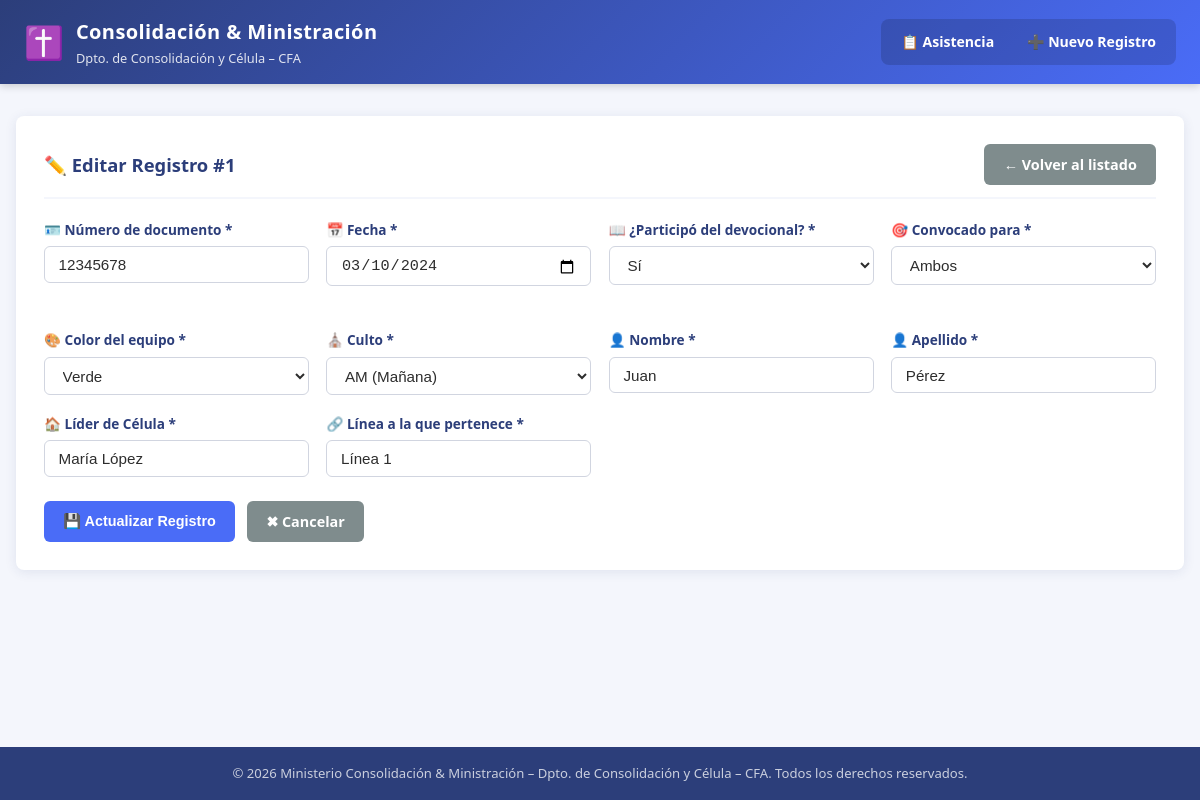
Screenshot of /editar.php?id=1 with the database file from the repository.
### tables this page shows
CREATE TABLE IF NOT EXISTS asistencia (
    id               INT AUTO_INCREMENT PRIMARY KEY,        
    numero_documento VARCHAR(20)  DEFAULT NULL,             
    fecha            DATE NOT NULL,                         
    devocional       ENUM('Sí','No') NOT NULL,              
    convocado        ENUM('Consolidar','Ministrar','Ambos') NOT NULL,  
    color_equipo     VARCHAR(50)  NOT NULL,                  
    culto            ENUM('AM','PM') NOT NULL,               
    nombre           VARCHAR(100) NOT NULL,                  
    apellido         VARCHAR(100) NOT NULL,                  
    lider_celula     VARCHAR(150) NOT NULL,                  
    linea            VARCHAR(150) NOT NULL,                  
    created_at       TIMESTAMP DEFAULT CURRENT_TIMESTAMP    
);

### editar.php (the view, shortened to what this page needs)
<?php
$id = filter_input(INPUT_GET, 'id', FILTER_VALIDATE_INT);
$errores = [];
$datos   = [];
try {
    $pdo = obtenerConexion();
    if ($_SERVER['REQUEST_METHOD'] === 'POST') {
        $datos = [
            'numero_documento' => trim($_POST['numero_documento'] ?? ''),
            'fecha'        => trim($_POST['fecha']        ?? ''),
            'devocional'   => trim($_POST['devocional']   ?? ''),
            'convocado'    => trim($_POST['convocado']    ?? ''),
            'color_equipo' => trim($_POST['color_equipo'] ?? ''),
            'culto'        => trim($_POST['culto']        ?? ''),
            'nombre'       => trim($_POST['nombre']       ?? ''),
            'apellido'     => trim($_POST['apellido']     ?? ''),
            'lider_celula' => trim($_POST['lider_celula'] ?? ''),
            'linea'        => trim($_POST['linea']        ?? ''),
        ];
        if ($datos['numero_documento'] === '') {
            $errores['numero_documento'] = 'El número de documento es obligatorio.';
        }
        if ($datos['fecha'] === '' || !preg_match('/^\d{4}-\d{2}-\d{2}$/', $datos['fecha'])) {
            $errores['fecha'] = 'La fecha es obligatoria y debe tener formato válido.';
        }
        if (!in_array($datos['devocional'], ['Sí', 'No'], true)) {
            $errores['devocional'] = 'Debe indicar si participó del devocional.';
        }
        if (!in_array($datos['convocado'], ['Consolidar', 'Ministrar', 'Ambos'], true)) {
            $errores['convocado'] = 'Debe seleccionar el propósito de la convocatoria.';
        }
        if ($datos['color_equipo'] === '') {
            $errores['color_equipo'] = 'El color del equipo es obligatorio.';
        }
        if (!in_array($datos['culto'], ['AM', 'PM'], true)) {
            $errores['culto'] = 'Debe seleccionar el turno del culto (AM o PM).';
        }
        if ($datos['nombre'] === '') {
            $errores['nombre'] = 'El nombre es obligatorio.';
        }
        if ($datos['apellido'] === '') {
            $errores['apellido'] = 'El apellido es obligatorio.';
        }
        if ($datos['lider_celula'] === '') {
            $errores['lider_celula'] = 'El líder de célula es obligatorio.';
        }
        if ($datos['linea'] === '') {
            $errores['linea'] = 'La línea es obligatoria.';
        }
        if (empty($errores)) {
            $sql = "UPDATE asistencia SET
                        numero_documento = :numero_documento,
                        fecha        = :fecha,
                        devocional   = :devocional,
                        convocado    = :convocado,
                        color_equipo = :color_equipo,
                        culto        = :culto,
                        nombre       = :nombre,
                        apellido     = :apellido,
                        lider_celula = :lider_celula,
                        linea        = :linea
                    WHERE id = :id";
            $stmt = $pdo->prepare($sql);
            $ejecutar = $datos;
            $ejecutar[':id'] = $id;
            $stmt->execute($ejecutar);
            header('Location: index.php?msg=' . urlencode('Registro actualizado exitosamente.') . '&tipo=exito');
            exit;
        }
    } else {
        $stmt = $pdo->prepare('SELECT * FROM asistencia WHERE id = :id');
        $stmt->execute([':id' => $id]);
        $datos = $stmt->fetch();
    }
} catch (PDOException $e) {
    error_log('Error de base de datos en editar.php: ' . $e->getMessage());
    die('<p style="color:red;padding:2rem">No se pudo procesar la solicitud. Por favor, contacte al administrador del sistema.</p>');
}
$coloresEquipo = ['Verde', 'Amarillo', 'Azul', 'Naranja'];
require_once 'includes/header.php';
?>
<div class="tarjeta">
    <div class="tarjeta__encabezado">
        <h2 class="tarjeta__titulo">✏️ Editar Registro #<?= (int)$id ?></h2>
        <a href="index.php" class="btn btn--secundario">← Volver al listado</a>
    </div>
    <form method="post" action="editar.php?id=<?= (int)$id ?>" novalidate>
        <div class="formulario__grid">
            <div class="formulario__grupo">
                <label for="numero_documento">🪪 Número de documento *</label>
                <input
                    type="text"
                    id="numero_documento"
                    name="numero_documento"
                    value="<?= htmlspecialchars($datos['numero_documento'] ?? '') ?>"
                    placeholder="Ingrese el número de documento"
                    maxlength="20"
                    required
                    aria-describedby="error-numero_documento"
                    autocomplete="off"
                >
                <span id="doc-hint" class="doc-hint"></span>
            </div>
            <div class="formulario__grupo">
                <label for="fecha">📅 Fecha *</label>
                <input
                    type="date"
                    id="fecha"
                    name="fecha"
                    value="<?= htmlspecialchars($datos['fecha']) ?>"
                    required
                >
            </div>
            <div class="formulario__grupo">
                <label for="devocional">📖 ¿Participó del devocional? *</label>
                <select id="devocional" name="devocional" required>
                    <option value="Sí"  <?= $datos['devocional'] === 'Sí'  ? 'selected' : '' ?>>Sí</option>
                </select>
            </div>
            <div class="formulario__grupo">
                <label for="convocado">🎯 Convocado para *</label>
                <select id="convocado" name="convocado" required>
                    <option value="Ambos"      <?= $datos['convocado'] === 'Ambos'      ? 'selected' : '' ?>>Ambos</option>
                </select>
            </div>
            <div class="formulario__grupo">
                <label for="color_equipo">🎨 Color del equipo *</label>
                <select id="color_equipo" name="color_equipo" required>
                    <?php foreach ($coloresEquipo as $color): ?>
                        <option value="<?= htmlspecialchars($color) ?>"
                            <?= $datos['color_equipo'] === $color ? 'selected' : '' ?>>
                            <?= htmlspecialchars($color) ?>
                        </option>
                    <?php endforeach; ?>
                </select>
            </div>
            <div class="formulario__grupo">
                <label for="culto">⛪ Culto *</label>
                <select id="culto" name="culto" required>
                    <option value="AM" <?= $datos['culto'] === 'AM' ? 'selected' : '' ?>>AM (Mañana)</option>
                </select>
            </div>
            <div class="formulario__grupo">
                <label for="nombre">👤 Nombre *</label>
                <input
                    type="text"
                    id="nombre"
                    name="nombre"
                    value="<?= htmlspecialchars($datos['nombre']) ?>"
                    maxlength="100"
                    required
                >
            </div>
            <div class="formulario__grupo">
                <label for="apellido">👤 Apellido *</label>
                <input
                    type="text"
                    id="apellido"
                    name="apellido"
                    value="<?= htmlspecialchars($datos['apellido']) ?>"
                    maxlength="100"
                    required
                >
            </div>
            <div class="formulario__grupo">
                <label for="lider_celula">🏠 Líder de Célula *</label>
                <input
                    type="text"
                    id="lider_celula"
                    name="lider_celula"
                    value="<?= htmlspecialchars($datos['lider_celula']) ?>"
                    maxlength="150"
                    required
                >
            </div>
            <div class="formulario__grupo">
                <label for="linea">🔗 Línea a la que pertenece *</label>
                <input
                    type="text"
                    id="linea"
                    name="linea"
                    value="<?= htmlspecialchars($datos['linea']) ?>"
                    maxlength="150"
                    required
                >
            </div>
        </div>
        <div class="formulario__acciones">
            <button type="submit" class="btn btn--primario">💾 Actualizar Registro</button>
            <a href="index.php" class="btn btn--secundario">✖ Cancelar</a>
        </div>
    </form>
</div>
<?php require_once 'includes/footer.php'; ?>

### css/styles.css (style rules this page uses)
:root { --color-primario: #2c3e7a; --color-secundario: #4a6cf7; --color-fondo: #f4f6fc; --color-blanco: #ffffff; --color-texto: #2d2d2d; --color-borde: #d1d5e0; --color-exito: #27ae60; --color-peligro: #e74c3c; --color-advertencia: #f39c12; --radio-borde: 8px; --sombra: 0 2px 12px rgba(44, 62, 122, 0.10); --transicion: 0.25s ease; }
*, *::before, *::after { box-sizing: border-box; margin: 0; padding: 0; }
html { font-size: 16px; scroll-behavior: smooth; }
body { font-family: 'Segoe UI', Tahoma, Geneva, Verdana, sans-serif; background-color: var(--color-fondo); color: var(--color-texto); line-height: 1.6; min-height: 100vh; display: flex; flex-direction: column; }
.tarjeta { background-color: var(--color-blanco); border-radius: var(--radio-borde); box-shadow: var(--sombra); padding: 1.75rem; margin-bottom: 1.5rem; }
.tarjeta__encabezado { display: flex; align-items: center; justify-content: space-between; flex-wrap: wrap; gap: 0.75rem; margin-bottom: 1.25rem; padding-bottom: 0.75rem; border-bottom: 2px solid var(--color-fondo); }
.tarjeta__titulo { font-size: 1.15rem; font-weight: 700; color: var(--color-primario); }
.formulario__grid { display: grid; grid-template-columns: repeat(auto-fit, minmax(240px, 1fr)); gap: 1.1rem; }
.formulario__grupo { display: flex; flex-direction: column; gap: 0.35rem; }
.formulario__grupo label { font-size: 0.85rem; font-weight: 600; color: var(--color-primario); }
.formulario__grupo input, .formulario__grupo select { padding: 0.55rem 0.85rem; border: 1.5px solid var(--color-borde); border-radius: 6px; font-size: 0.95rem; color: var(--color-texto); background-color: var(--color-blanco); transition: border-color var(--transicion), box-shadow var(--transicion); width: 100%; }
.formulario__acciones { display: flex; gap: 0.75rem; flex-wrap: wrap; margin-top: 1.5rem; }
.btn { display: inline-flex; align-items: center; gap: 0.4rem; padding: 0.55rem 1.2rem; border: none; border-radius: 6px; font-size: 0.9rem; font-weight: 600; cursor: pointer; text-decoration: none; transition: filter var(--transicion), transform var(--transicion); white-space: nowrap; }
.btn--primario { background-color: var(--color-secundario); color: var(--color-blanco); }
.btn--secundario { background-color: #7f8c8d; color: var(--color-blanco); }
.doc-hint { display: block; font-size: 0.8rem; margin-top: 0.25rem; min-height: 1.2rem; }

### rows the page displays
asistencia: numero_documento "12345678", fecha "03/10/2024", devocional "Sí", convocado "Ambos", color_equipo "Verde", culto "AM (Mañana)", nombre "Juan", apellido "Pérez", lider_celula "María López", linea "Línea 1"

### other values shown
$id "1"
